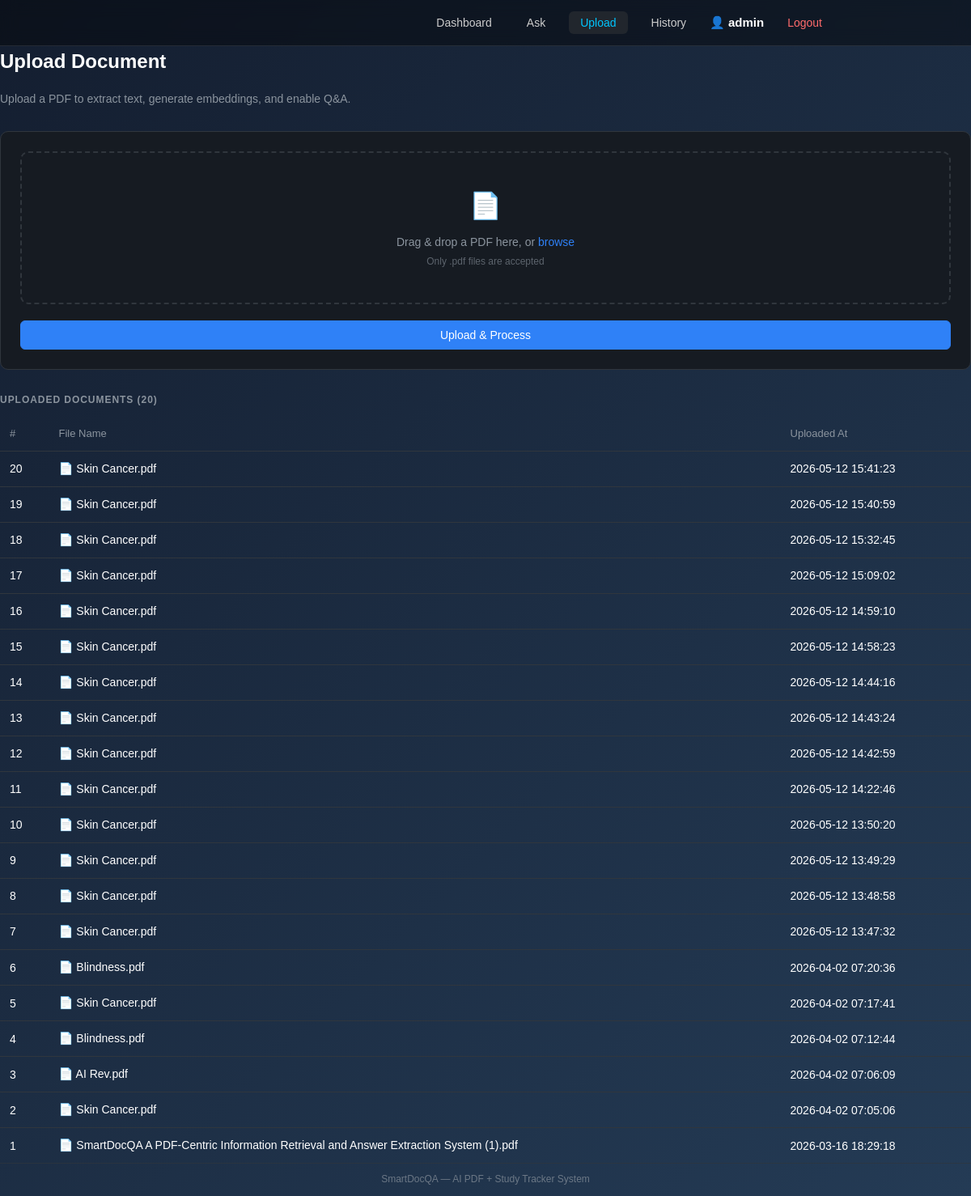
Page /upload (signed in) on the committed database.
### tables this page shows
CREATE TABLE documents (
                    id          INTEGER PRIMARY KEY AUTOINCREMENT,
                    file_name   TEXT NOT NULL,
                    file_path   TEXT NOT NULL,
                    upload_date TIMESTAMP DEFAULT CURRENT_TIMESTAMP
                );

### routes/upload_routes.py (the view, shortened to what this page needs)
@upload_bp.route("/upload", methods=["GET", "POST"])
def upload_file():
    documents = db.get_documents()
    return render_template("upload.html", documents=documents)

### database/db.py (called while the page is built)
    def get_documents(self):
        try:
            cursor = self.conn.cursor()
            cursor.execute(
                """
                SELECT
                    id,
                    file_name,
                    file_path,
                    upload_date

                FROM documents

                ORDER BY upload_date DESC
                """
            )
            return cursor.fetchall()
        except Exception as e:
            print("Error fetching documents:", e)
            return []

### templates/upload.html (shortened to what this page needs)
{% extends "base.html" %}
{% block content %}
<div class="page-header">
    <h1 class="page-title">Upload Document</h1>
    <p class="page-subtitle">Upload a PDF to extract text, generate embeddings, and enable Q&amp;A.</p>
</div>
<div class="card">
    <form action="{{ url_for('upload_bp.upload_file') }}" method="POST" enctype="multipart/form-data" id="upload-form">
        <div class="drop-zone" id="drop-zone">
            <div class="drop-icon">&#128196;</div>
            <p class="drop-text">Drag &amp; drop a PDF here, or <label for="file" class="drop-browse">browse</label></p>
            <p class="drop-hint">Only .pdf files are accepted</p>
        </div>
        <button type="submit" class="btn btn--primary btn--full" id="upload-btn">
            Upload &amp; Process
        </button>
    </form>
</div>
{% if documents %}
<div class="section-label">Uploaded Documents ({{ documents|length }})</div>
<div class="table-wrap">
    <table class="data-table">
        <thead>
            <tr>
                <th>#</th>
                <th>File Name</th>
                <th>Uploaded At</th>
            </tr>
        </thead>
        <tbody>
            {% for doc in documents %}
            <tr>
                <td>{{ doc[0] }}</td>
                <td><span class="doc-icon-sm">&#128196;</span> {{ doc[1] }}</td>
                <td>{{ doc[3] }}</td>
            </tr>
            {% endfor %}
        </tbody>
    </table>
</div>
{% else %}
<div class="empty-state">
    <p>No documents uploaded yet.</p>
</div>
{% endif %}
{% endblock %}

### static/css/style.css (style rules this page uses)
*, *::before, *::after { margin: 0; padding: 0; box-sizing: border-box; }
:root { --bg: #0d1117; --bg2: #161b22; --bg3: #21262d; --border: #30363d; --text: #e6edf3; --text2: #8b949e; --accent: #2f81f7; --accent-h: #388bfd; --success: #3fb950; --danger: #f85149; --warn: #d29922; --radius: 10px; --radius-sm: 6px; --shadow: 0 4px 24px rgba(0,0,0,0.4); }
body { font-family: -apple-system, BlinkMacSystemFont, "Segoe UI", Roboto, sans-serif; background: var(--bg); color: var(--text); min-height: 100vh; display: flex; flex-direction: column; font-size: 15px; line-height: 1.6; }
.page-header { margin-bottom: 1.75rem; display: flex; align-items: baseline; justify-content: space-between; flex-wrap: wrap; gap: 12px; }
.page-title { font-size: 1.5rem; font-weight: 600; }
.page-subtitle { color: var(--text2); font-size: 14px; margin-top: 4px; width: 100%; }
.section-label { font-size: 12px; font-weight: 600; text-transform: uppercase; letter-spacing: 0.08em; color: var(--text2); margin: 1.75rem 0 0.75rem; }
.card { background: var(--bg2); border: 1px solid var(--border); border-radius: var(--radius); padding: 1.5rem; margin-bottom: 1rem; }
.btn { display: inline-flex; align-items: center; justify-content: center; gap: 6px; padding: 9px 18px; border-radius: var(--radius-sm); font-size: 14px; font-weight: 500; cursor: pointer; border: 1px solid transparent; transition: opacity 0.15s, background 0.15s; text-decoration: none; white-space: nowrap; }
.btn--primary { background: var(--accent); color: #fff; border-color: var(--accent); }
.btn--full { width: 100%; }
.drop-zone { border: 2px dashed var(--border); border-radius: var(--radius); padding: 2.5rem 1.5rem; text-align: center; cursor: pointer; transition: border-color 0.2s, background 0.2s; margin-bottom: 1.25rem; }
.drop-icon { font-size: 2rem; margin-bottom: 0.5rem; }
.drop-text { color: var(--text2); font-size: 14px; margin-bottom: 4px; }
.drop-hint { color: var(--text2); font-size: 12px; opacity: 0.6; }
.drop-browse { color: var(--accent); cursor: pointer; }
.table-wrap { overflow-x: auto; }
.data-table { width: 100%; border-collapse: collapse; font-size: 14px; }
.data-table th { text-align: left; padding: 10px 12px; border-bottom: 1px solid var(--border); color: var(--text2); font-weight: 500; font-size: 13px; }
.data-table td { padding: 10px 12px; border-bottom: 1px solid var(--border); vertical-align: middle; }
.data-table tr:last-child td { border-bottom: none; }
.doc-icon-sm { font-size: 0.9rem; }

### templates/base.html (style rules this page uses)
body { margin: 0; background: linear-gradient(135deg,#141e30,#243b55); color: white; font-family: Arial; }

### rows in the picture
documents: id "20", file_name "Skin Cancer.pdf", upload_date "2026-05-12 15:41:23"
documents: id "19", file_name "Skin Cancer.pdf", upload_date "2026-05-12 15:40:59"
documents: id "18", file_name "Skin Cancer.pdf", upload_date "2026-05-12 15:32:45"
documents: id "17", file_name "Skin Cancer.pdf", upload_date "2026-05-12 15:09:02"
documents: id "16", file_name "Skin Cancer.pdf", upload_date "2026-05-12 14:59:10"
documents: id "15", file_name "Skin Cancer.pdf", upload_date "2026-05-12 14:58:23"
documents: id "14", file_name "Skin Cancer.pdf", upload_date "2026-05-12 14:44:16"
documents: id "13", file_name "Skin Cancer.pdf", upload_date "2026-05-12 14:43:24"
documents: id "12", file_name "Skin Cancer.pdf", upload_date "2026-05-12 14:42:59"
documents: id "11", file_name "Skin Cancer.pdf", upload_date "2026-05-12 14:22:46"
documents: id "10", file_name "Skin Cancer.pdf", upload_date "2026-05-12 13:50:20"
documents: id "9", file_name "Skin Cancer.pdf", upload_date "2026-05-12 13:49:29"
documents: id "8", file_name "Skin Cancer.pdf", upload_date "2026-05-12 13:48:58"
documents: id "7", file_name "Skin Cancer.pdf", upload_date "2026-05-12 13:47:32"
documents: id "6", file_name "Blindness.pdf", upload_date "2026-04-02 07:20:36"
documents: id "5", file_name "Skin Cancer.pdf", upload_date "2026-04-02 07:17:41"
documents: id "4", file_name "Blindness.pdf", upload_date "2026-04-02 07:12:44"
documents: id "3", file_name "AI Rev.pdf", upload_date "2026-04-02 07:06:09"
documents: id "2", file_name "Skin Cancer.pdf", upload_date "2026-04-02 07:05:06"
documents: id "1", file_name "SmartDocQA A PDF-Centric Information Retrieval and Answer Extraction System (1).pdf", upload_date "2026-03-16 18:29:18"

### other values in the picture
{{ session.get('user') }} "admin"
{{ documents|length }} "20"
